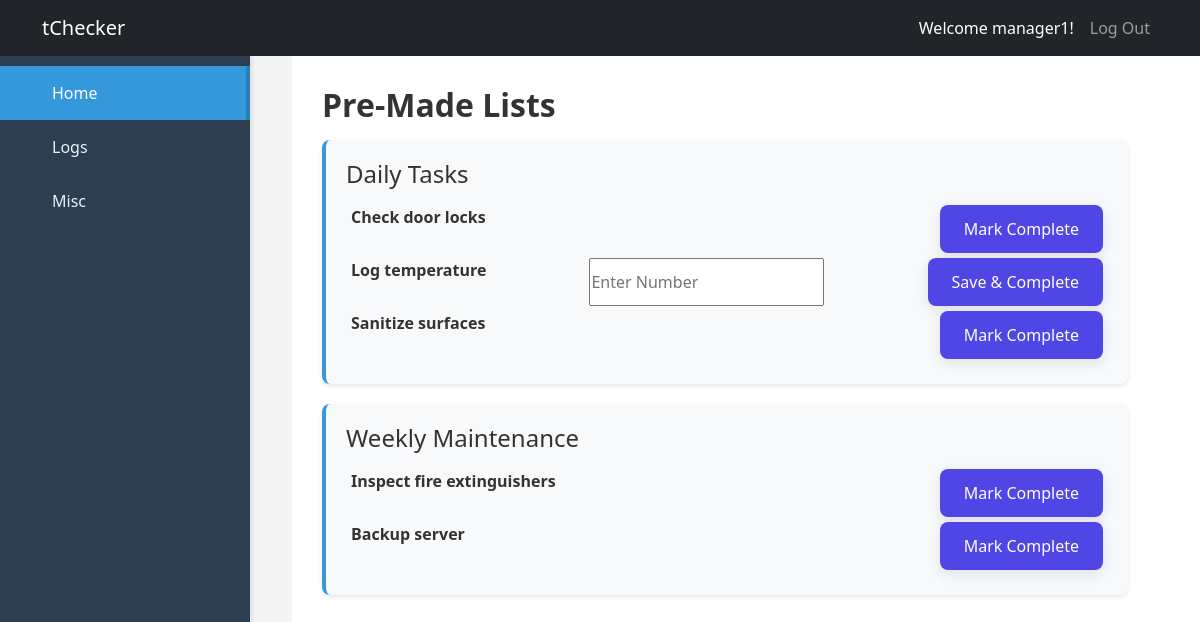
/tasks/dashboard (signed in), run on the app's committed database.
### tCheck/models.py (models this page shows, shortened)
class ListTemplate(db.Model):
    __tablename__ = 'list_template'
    id = db.Column(db.Integer, primary_key=True)
    name = db.Column(db.String(255), nullable=False, unique=True)
    description = db.Column(db.Text)
    creator_id = db.Column(db.Integer, db.ForeignKey('user.id'), nullable=False)
    is_public = db.Column(db.Boolean, default=False)
    items = db.relationship('ListItemTemplate', backref='list_template', lazy=True, order_by='ListItemTemplate.item_order')
    assignments = db.relationship('UserListAssignment', backref='assigned_template', lazy=True)

class ListItemTemplate(db.Model):
    __tablename__ = 'list_item_template'
    id = db.Column(db.Integer, primary_key=True)
    list_template_id = db.Column(db.Integer, db.ForeignKey('list_template.id'), nullable=False)
    description = db.Column(db.Text, nullable=False)
    requires_input = db.Column(db.Boolean, default=False)
    input_type = db.Column(db.String(50)) # e.g., 'text', 'number', 'date'
    item_order = db.Column(db.Integer, nullable=False)
    completed_by_users = db.relationship('UserCompletedItemLog', backref='item_template', lazy=True)

### tCheck/tasks.py (the view)
@bp.route('/dashboard', methods=['GET', 'POST'])
def dashboard():
    lists = []
    publicLists = ListTemplate.query.filter_by(is_public=True).all()
    if not lists:
        mock_public_lists_data = [
            {
                'id': 1,
                'name': 'Daily Habits',
                'description': 'A list of things to do every day to stay productive and healthy.'
            },
            {
                'id': 2,
                'name': 'Weekend Chores',
                'description': 'Tasks for a productive weekend, including home maintenance and errands.'
            },
            {
                'id': 3,
                'name': 'Reading List',
                'description': 'Books I want to read this year, covering various genres and topics.'
            },
            {
                'id': 4,
                'name': 'Project Alpha Milestones',
                'description': 'Key deliverables and deadlines for Project Alpha.'
            }
        ]
        lists = mock_public_lists_data
    return render_template('tasks/dashboard.html',lists=publicLists)

### tCheck/templates/tasks/dashboard.html (shortened to what this page needs)
{% extends 'base.html' %}
{% block content %}
<div class="main-container">
    <div class="sidebar">
        <div class="sidebar-menu">
            <button class="sidebar-btn active" data-target="content1">
                <span>Home</span>
            </button>
            <button class="sidebar-btn" data-target="content2">
                <span>Logs</span>
            </button>
            <button class="sidebar-btn" data-target="content3">
                <span>Misc</span>
            </button>
        </div>
    </div>
    <div class="main-content">
        <div id="content1" class="content-section active">
            <h2>Pre-Made Lists</h2>
            {% if lists %}
            {% for list in lists %}
                <div class="list-container">
                    {% set list_item = list %}
                    {% include 'includes/_list_item.html' %}
                </div>
            {% endfor %}
            {% else %}
                <p>No lists found yet. Create your first list!</p>
                <a href="{{url_for('tasks.create_list')}}" class="btn">Create New List</a>
            {% endif %}
        </div>
    </div>
</div>
{% endblock %}

### tCheck/templates/includes/_list_item.html
<div class="list-item" id="taskList-{{ list_item.id }}">
    <header class="list-item-header">
        <h3 class="list-item-title">{{ list_item.name }}</h3>
    </header>
    <section class="list-item-content">
        {% for item in list_item.items %}
            <article class="list-item-task">
                <p class="task-description"><strong>{{ item.description }}</strong></p>
                {% if item.requires_input %}
                    {% if item.input_type == 'text' %}
                        <input type="text" id="item-{{ item.id }}-input" class="task-input" placeholder="Enter Text">
                    {% elif item.input_type == 'number' %}
                        <input type="number" id="item-{{ item.id }}-input" class="task-input" placeholder="Enter Number">
                    {% elif item.input_type == 'date' %}
                        <input type="date" id="item-{{ item.id }}-input" class="task-input" placeholder="Enter Date">
                    {% else %}
                        <input type="text" id="item-{{ item.id }}-input" class="task-input" placeholder="Enter value">
                    {% endif %}
                    <button class="button-basic task-button" data-item-id="{{ item.id }}">
                        Save & Complete
                    </button>
                {% else %}
                    <button class="button-basic task-button" data-item-id="{{ item.id }}">
                        Mark Complete
                    </button>
                {% endif %}
            </article>
        {% endfor %}
    </section>
</div>

### tCheck/static/css/style.css (style rules this page uses)
* { margin: 0; padding: 0; box-sizing: border-box; }
html, body { margin: 0; padding: 0; height: 100%; overflow-x: hidden; }
:root { --flash-background-color: #6bf0f6; --flash-border-color: #007bff; --flash-border-radius: 4px; --flash-shadow-strength: 0.15; --flash-padding: 1rem 1.5rem; --navbar-height: 56px; --sidebar-width: 250px; --primary-color: #3498db; --primary-hover: #2980b9; --secondary-color: #2c3e50; --secondary-hover: #34495e; --accent-color: #e74c3c; --success-color: #27ae60; --background-light: #f8f9fa; --background-dark: #f5f5f5; --text-primary: #333; --text-light: #ecf0f1; --border-color: #ddd; --shadow-light: rgba(0, 0, 0, 0.1); --shadow-medium: rgba(0, 0, 0, 0.15); }
.main-container { display: flex; min-height: calc(100vh - var(--navbar-height)); background-color: var(--background-dark); margin: 0; padding: 0; }
.sidebar { width: var(--sidebar-width); background-color: var(--secondary-color); color: var(--text-light); padding: 0; box-shadow: 2px 0 5px var(--shadow-light); position: fixed; top: var(--navbar-height); left: 0; height: calc(100vh - var(--navbar-height)); overflow-y: auto; z-index: 1000; }
.sidebar-menu { padding: 10px 0; }
.sidebar-btn { width: 100%; padding: 15px 20px; background: none; border: none; color: var(--text-light); text-align: left; cursor: pointer; transition: all 0.3s ease; display: flex; align-items: center; gap: 12px; font-size: 1rem; }
.sidebar-btn.active { background-color: var(--primary-color); border-right: 4px solid var(--primary-hover); color: white; }
.main-content { flex: 1; margin-left: var(--sidebar-width); padding: 30px; background-color: white; min-height: calc(100vh - var(--navbar-height)); }
.content-section { display: none; animation: fadeIn 0.3s ease-in; }
.content-section.active { display: block; }
.list-container { margin-bottom: 20px; padding: 20px; background-color: var(--background-light); border-radius: 8px; border-left: 4px solid var(--primary-color); box-shadow: 0 2px 4px var(--shadow-light); transition: all 0.3s ease; }
h1, h2, h3, h4, h5, h6 { color: var(--text-primary); margin-bottom: 1rem; }
h2 { font-size: 2rem; font-weight: 600; }
h3 { font-size: 1.5rem; font-weight: 500; }
p { color: var(--text-primary); line-height: 1.6; margin-bottom: 1rem; }
.list-item-task { display: flex; justify-content: space-between; margin: 5px; }
button.task-button { background-color: #4f46e5; color: white; padding: 0.75em 1.5em; border: none; border-radius: 0.5em; font-size: 1rem; font-weight: 500; cursor: pointer; transition: background-color 0.3s ease, transform 0.2s ease; box-shadow: 0 4px 14px rgba(0, 0, 0, 0.1); }

### data on the page
ListTemplate: name "Daily Tasks"
ListItemTemplate: description "Check door locks"
ListItemTemplate: description "Log temperature"
ListItemTemplate: description "Sanitize surfaces"
ListTemplate: name "Weekly Maintenance"
ListItemTemplate: description "Inspect fire extinguishers"
ListItemTemplate: description "Backup server"

### other printed values
{{ session["username"] }} "manager1"
